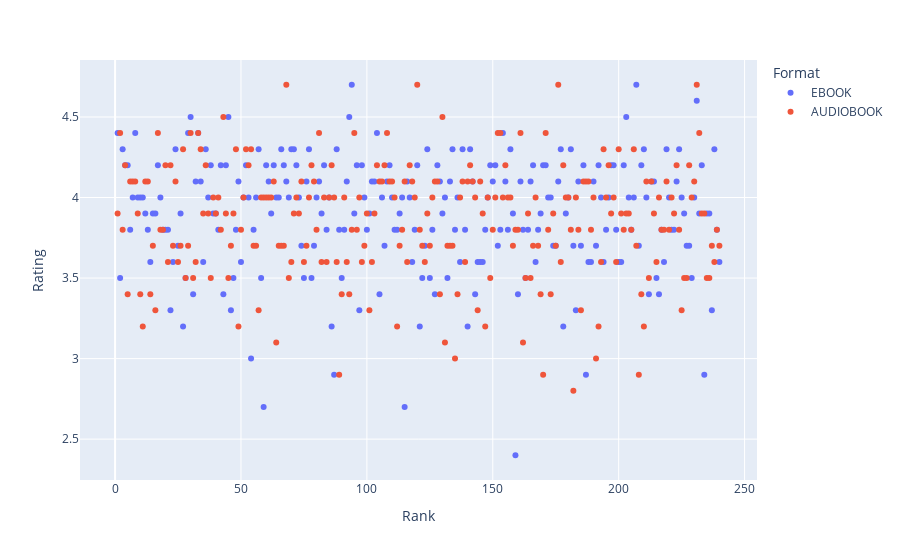

Notebook cell for this chart:
### Markdown cell above
Difference in ratings over rank

### Code cell
# Rank on x-axis, Rating on y-axis, color by book type
fig = px.scatter(books, x='Rank', y='Rating', color='Format')
fig.show()

### Figure 1 — Plotly figure (JSON) as saved in the notebook; plotly's stock layout.template omitted (floating-point values rounded to 4 significant figures; data arrays with more than 128 entries replaced by an {"elided": "..."} marker saying what was removed)
{"data": [{"hovertemplate": "Format=EBOOK<br>Rank=%{x}<br>Rating=%{y}<extra></extra>", "legendgroup": "EBOOK", "marker": {"color": "#636efa", "symbol": "circle"}, "mode": "markers", "name": "EBOOK", "orientation": "v", "showlegend": true, "type": "scatter", "x": {"elided": "240 int values"}, "xaxis": "x", "y": {"elided": "240 float values"}, "yaxis": "y"}, {"hovertemplate": "Format=AUDIOBOOK<br>Rank=%{x}<br>Rating=%{y}<extra></extra>", "legendgroup": "AUDIOBOOK", "marker": {"color": "#EF553B", "symbol": "circle"}, "mode": "markers", "name": "AUDIOBOOK", "orientation": "v", "showlegend": true, "type": "scatter", "x": {"elided": "240 int values"}, "xaxis": "x", "y": {"elided": "240 float values"}, "yaxis": "y"}], "layout": {"legend": {"title": {"text": "Format"}, "tracegroupgap": 0}, "margin": {"t": 60}, "xaxis": {"anchor": "y", "domain": [0, 1], "title": {"text": "Rank"}}, "yaxis": {"anchor": "x", "domain": [0, 1], "title": {"text": "Rating"}}}}
